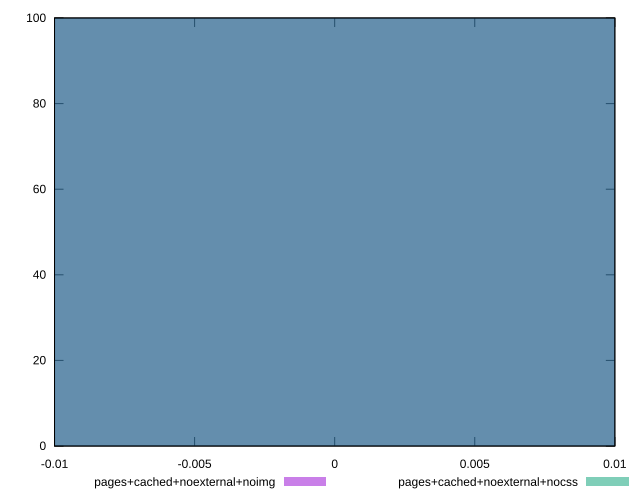

Generate this figure with gnuplot:
reset
set terminal svg size 640, 500 enhanced background rgb 'white'
set output "reprap/uses-responsive-images/comparison/histogram/8_vs_9.svg"

$pagesCachedNoexternalNoimg <<EOF
0 100
EOF

$pagesCachedNoexternalNocss <<EOF
0 100
EOF

set key outside below
set boxwidth 0.1
set yrange [0:100]
set style fill transparent solid 0.5 noborder

plot \
  $pagesCachedNoexternalNoimg title "pages+cached+noexternal+noimg" with boxes, \
  $pagesCachedNoexternalNocss title "pages+cached+noexternal+nocss" with boxes, \


reset
